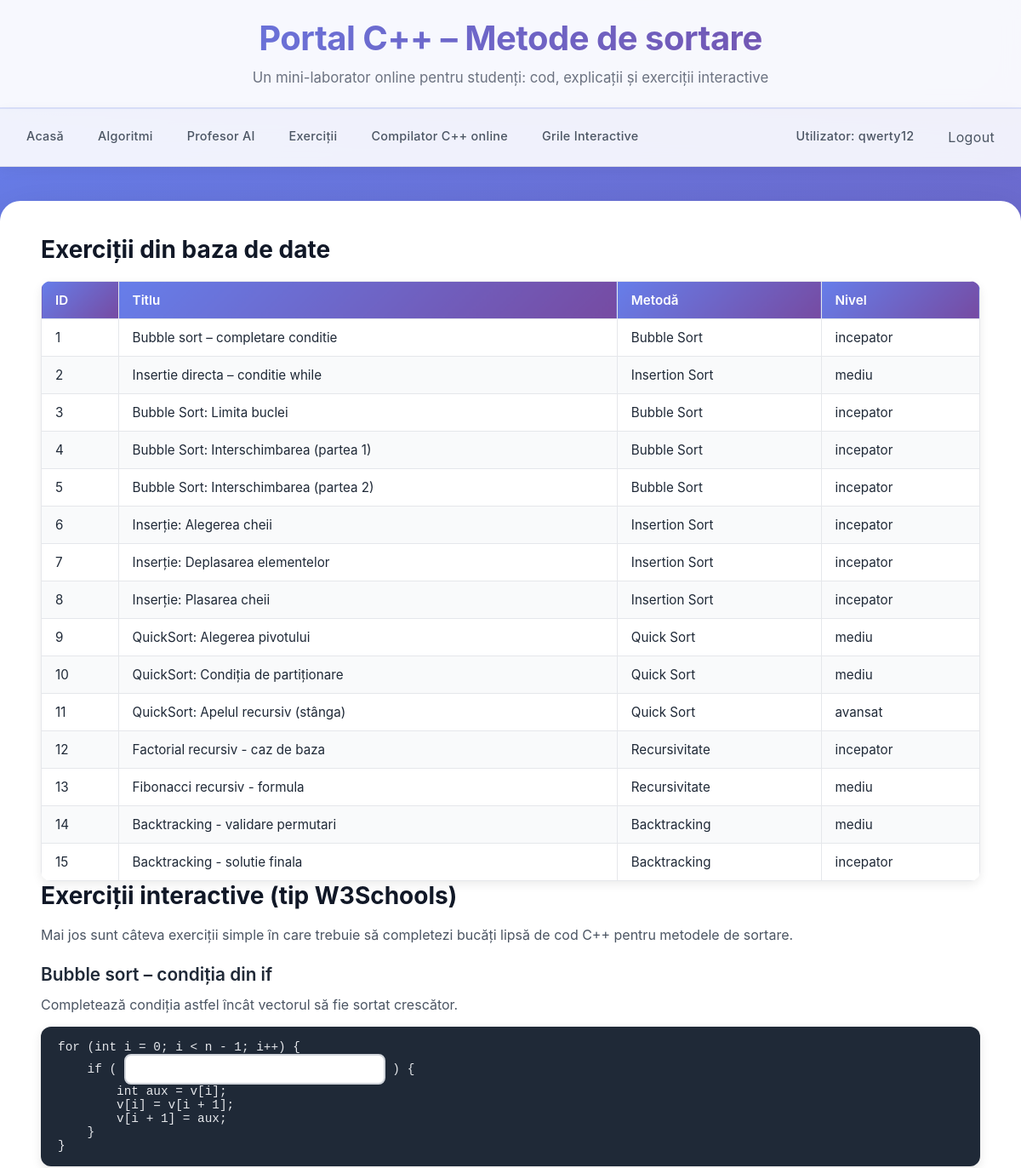
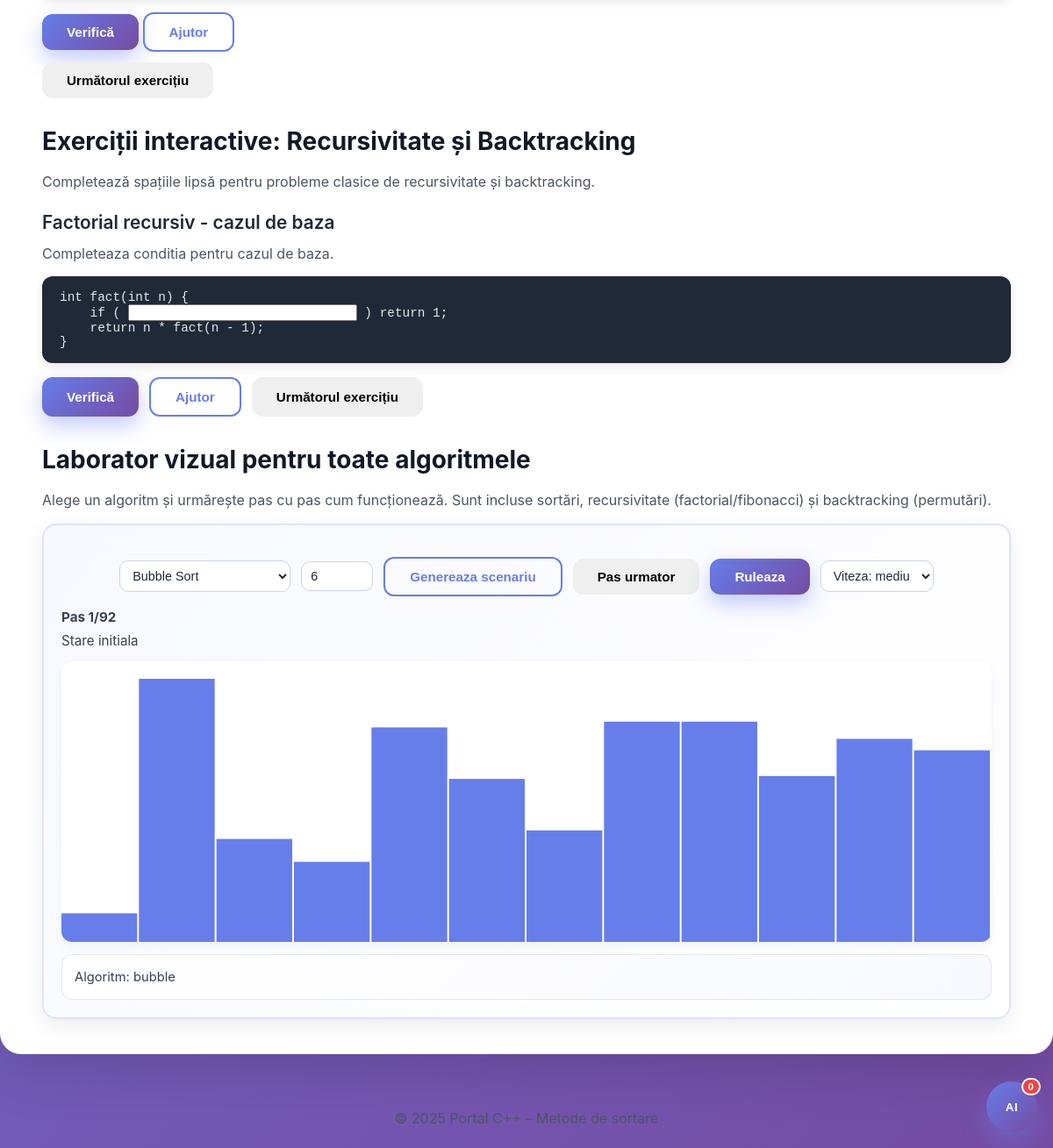
Page /index.php?page=lista_exercitii (signed in) on the committed database (2 pictures, top to bottom).
### tables this page shows
CREATE TABLE IF NOT EXISTS `exercitii` (
  `id_exercitiu` int(11) NOT NULL AUTO_INCREMENT,
  `id_metoda` int(11) NOT NULL,
  `titlu` varchar(100) NOT NULL,
  `enunt` text,
  `cod_sablon` text,
  `solutie` text,
  `nivel` enum('incepator','mediu','avansat') DEFAULT 'incepator',
  PRIMARY KEY (`id_exercitiu`),
  KEY `id_metoda` (`id_metoda`)
);

CREATE TABLE IF NOT EXISTS `metode` (
  `id_metoda` int(11) NOT NULL AUTO_INCREMENT,
  `nume` varchar(255) NOT NULL,
  `categorie` varchar(100) DEFAULT NULL,
  `complexitate` varchar(100) DEFAULT NULL,
  `descriere` text,
  `fisier_cpp` varchar(255) DEFAULT NULL,
  PRIMARY KEY (`id_metoda`)
);

### PHP/lista_exercitii.php (the view, shortened to what this page needs)
<?php
include "conexiune.php";
?>
<section>
    <h2>Exerciții din baza de date</h2>
    <?php
    $sql = "SELECT e.id_exercitiu, e.titlu, e.nivel, m.nume AS metoda
            FROM exercitii e
            JOIN metode m ON e.id_metoda = m.id_metoda
            ORDER BY e.id_exercitiu";
    $rez = mysqli_query($con, $sql);
    if (!$rez) {
        echo "<p>Eroare la interogare: " . htmlspecialchars(mysqli_error($con)) . "</p>";
    } else {
        echo '<div class="table-wrapper">';
        echo "<table>";
        echo "<thead><tr><th>ID</th><th>Titlu</th><th>Metodă</th><th>Nivel</th></tr></thead>";
        echo "<tbody>";
        while ($row = mysqli_fetch_assoc($rez)) {
            echo "<tr>";
            echo "<td>".$row['id_exercitiu']."</td>";
            echo "<td>".htmlspecialchars($row['titlu'])."</td>";
            echo "<td>".htmlspecialchars($row['metoda'])."</td>";
            echo "<td>".htmlspecialchars($row['nivel'])."</td>";
            echo "</tr>";
        }
        echo "</tbody>";
        echo "</table>";
        echo "</div>";
    }
    ?>
</section>
<section>
    <h2>Exerciții interactive (tip W3Schools)</h2>
    <p>
        Mai jos sunt câteva exerciții simple în care trebuie să completezi bucăți
        lipsă de cod C++ pentru metodele de sortare.
    </p>
    <div id="exercitiu-container">
    </div>
    <button onclick="verificaExercitiu()" class="btn btn-primary">Verifică</button>
    <button onclick="afiseazaAjutor()" class="btn btn-ghost">Ajutor</button>
    <button onclick="urmatorulExercitiu()" class="btn">Următorul exercițiu</button>
</section>
<section id="ex-rec-bt" class="mt-4">
    <h2>Exerciții interactive: Recursivitate și Backtracking</h2>
    <p>
        Completează spațiile lipsă pentru probleme clasice de recursivitate și backtracking.
    </p>
    <div id="exercitiu-avansat-container">
    </div>
    <div class="hero-actions">
        <button onclick="verificaExercitiuAvansat()" class="btn btn-primary">Verifică</button>
        <button onclick="afiseazaAjutorAvansat()" class="btn btn-ghost">Ajutor</button>
        <button onclick="urmatorulExercitiuAvansat()" class="btn">Următorul exercițiu</button>
    </div>
</section>
<section class="mt-4">
    <h2>Laborator vizual pentru toate algoritmele</h2>
    <p>
        Alege un algoritm și urmărește pas cu pas cum funcționează.
        Sunt incluse sortări, recursivitate (factorial/fibonacci) și backtracking (permutări).
    </p>
    <div id="algorithms-lab" class="visualizer-container" data-mode="all"></div>
</section>

### stil.css (style rules this page uses)
* { box-sizing: border-box; margin: 0; padding: 0; }
body { font-family: "Inter", "Poppins", -apple-system, sans-serif; background: linear-gradient(135deg, #667eea 0%, #764ba2 100%); color: #1f2937; min-height: 100vh; }
.hero-actions { display: flex; flex-wrap: wrap; gap: 12px; margin-bottom: 20px; }
.btn { display: inline-block; padding: 10px 20px; border-radius: 12px; font-size: 0.9rem; font-weight: 600; text-decoration: none; border: none; cursor: pointer; transition: all 0.3s cubic-bezier(0.4, 0, 0.2, 1); text-align: center; }
@media (min-width: 768px) { .btn { padding: 12px 28px; font-size: 0.95rem; } }
.btn-primary { background: linear-gradient(135deg, #667eea, #764ba2); color: #ffffff; box-shadow: 0 10px 25px rgba(102, 126, 234, 0.4); }
.btn-ghost { background: transparent; color: #667eea; border: 2px solid #667eea; }
h2 { font-size: clamp(1.3rem, 4vw, 1.75rem); font-weight: 700; margin-bottom: 16px; color: #111827; }
p, li { font-size: 0.95rem; line-height: 1.7; color: #4b5563; }
@media (min-width: 768px) { p, li { font-size: 1rem; } }
.table-wrapper { margin-top: 20px; overflow-x: auto; border-radius: 12px; box-shadow: 0 4px 12px rgba(0, 0, 0, 0.08); -webkit-overflow-scrolling: touch; }
table { border-collapse: collapse; width: 100%; font-size: 0.85rem; min-width: 500px; }
@media (min-width: 768px) { table { font-size: 0.95rem; } }
th, td { border: 1px solid #e5e7eb; padding: 10px 12px; }
@media (min-width: 768px) { th, td { padding: 12px 16px; } }
th { background: linear-gradient(135deg, #667eea, #764ba2); color: #ffffff; text-align: left; font-weight: 600; }
tbody tr:nth-child(even) { background: #f9fafb; }
.mt-4 { margin-top: 2rem; }
.visualizer-container { background: linear-gradient(135deg, #f8f9ff, #ffffff); padding: 20px; border-radius: 16px; border: 2px solid rgba(102,126,234,0.2); box-shadow: 0 8px 24px rgba(0,0,0,0.08); margin-top: 12px; }

### rows in the picture
exercitii: id_exercitiu "1", titlu "Bubble sort – completare conditie", id_metoda.nume "Bubble Sort", nivel "incepator"
exercitii: id_exercitiu "2", titlu "Insertie directa – conditie while", id_metoda.nume "Insertion Sort", nivel "mediu"
exercitii: id_exercitiu "3", titlu "Bubble Sort: Limita buclei", id_metoda.nume "Bubble Sort", nivel "incepator"
exercitii: id_exercitiu "4", titlu "Bubble Sort: Interschimbarea (partea 1)", id_metoda.nume "Bubble Sort", nivel "incepator"
exercitii: id_exercitiu "5", titlu "Bubble Sort: Interschimbarea (partea 2)", id_metoda.nume "Bubble Sort", nivel "incepator"
exercitii: id_exercitiu "6", titlu "Inserție: Alegerea cheii", id_metoda.nume "Insertion Sort", nivel "incepator"
exercitii: id_exercitiu "7", titlu "Inserție: Deplasarea elementelor", id_metoda.nume "Insertion Sort", nivel "incepator"
exercitii: id_exercitiu "8", titlu "Inserție: Plasarea cheii", id_metoda.nume "Insertion Sort", nivel "incepator"
exercitii: id_exercitiu "9", titlu "QuickSort: Alegerea pivotului", id_metoda.nume "Quick Sort", nivel "mediu"
exercitii: id_exercitiu "10", titlu "QuickSort: Condiția de partiționare", id_metoda.nume "Quick Sort", nivel "mediu"
exercitii: id_exercitiu "11", titlu "QuickSort: Apelul recursiv (stânga)", id_metoda.nume "Quick Sort", nivel "avansat"
exercitii: id_exercitiu "12", titlu "Factorial recursiv - caz de baza", id_metoda.nume "Recursivitate", nivel "incepator"
exercitii: id_exercitiu "13", titlu "Fibonacci recursiv - formula", id_metoda.nume "Recursivitate", nivel "mediu"
exercitii: id_exercitiu "14", titlu "Backtracking - validare permutari", id_metoda.nume "Backtracking", nivel "mediu"
exercitii: id_exercitiu "15", titlu "Backtracking - solutie finala", id_metoda.nume "Backtracking", nivel "incepator"

### other values in the picture
$_SESSION['username'] "qwerty12"
